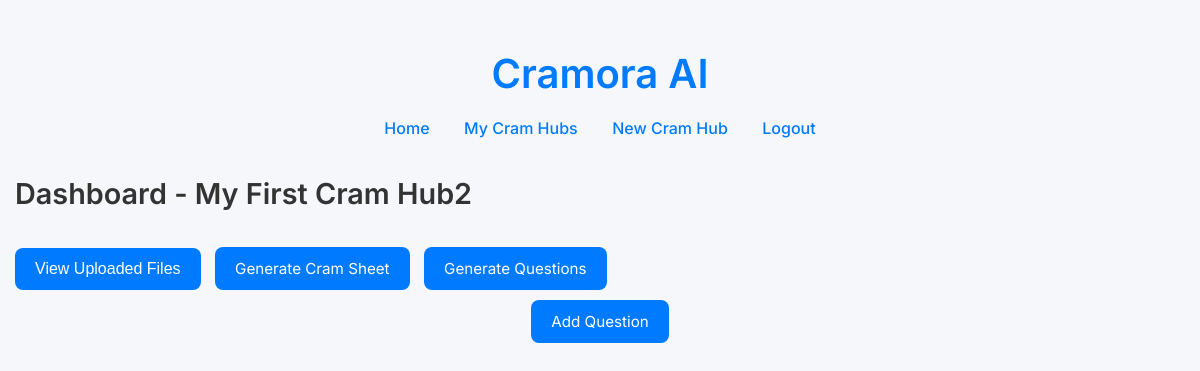
The app's page /cram-hub/1/ (signed in), older data.
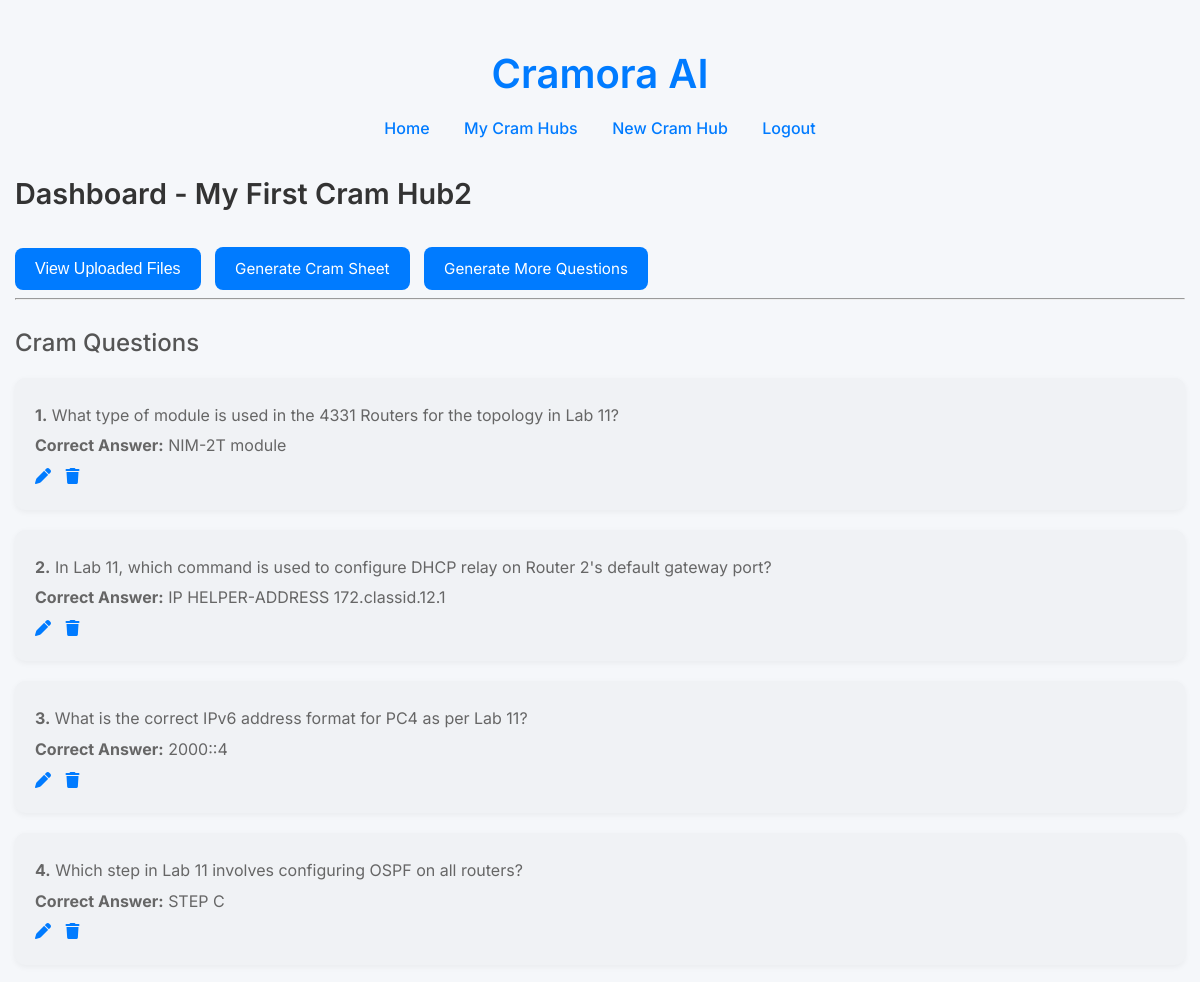
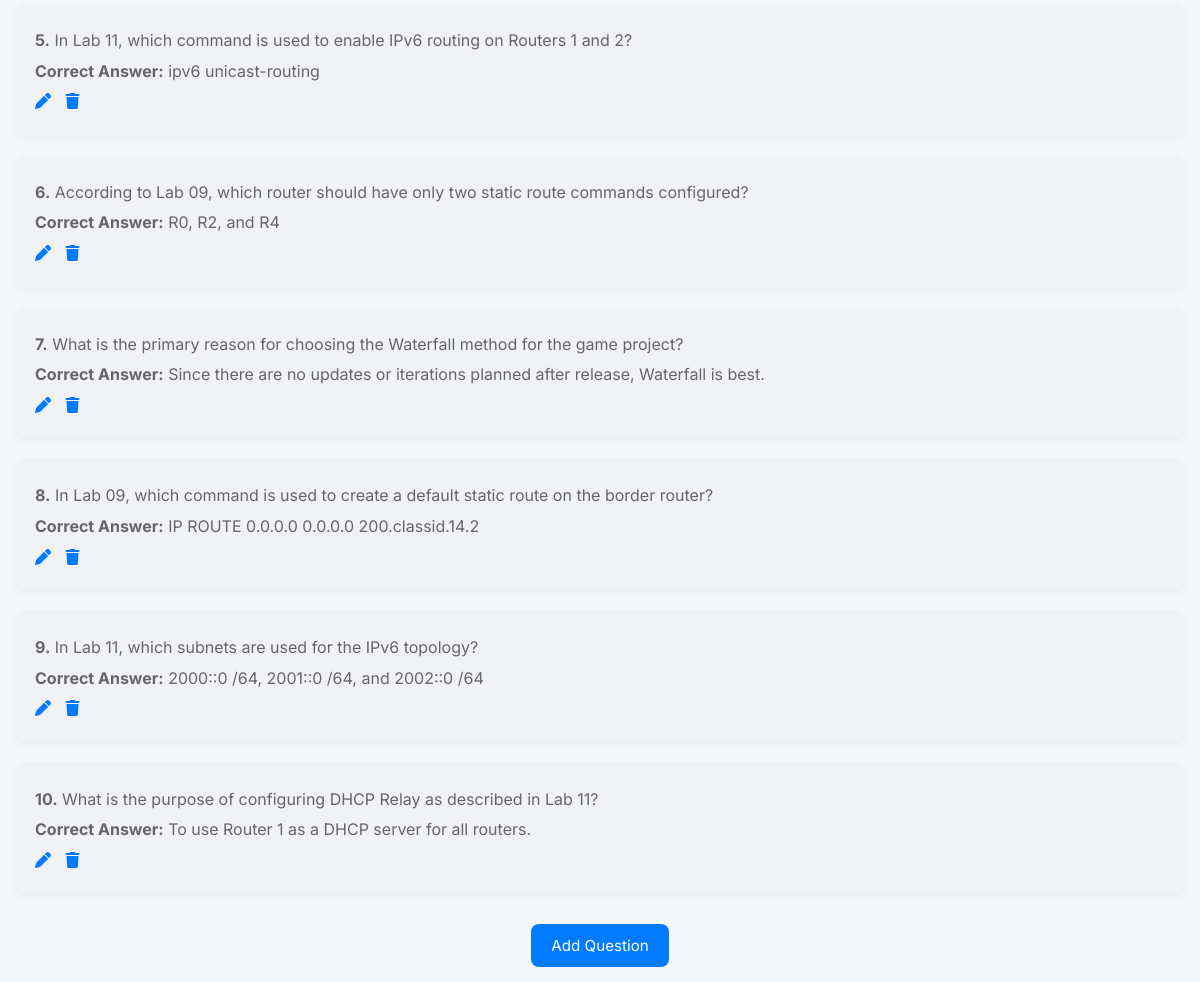
The same page, newer data (2 pictures, top to bottom).
### cram_app/models.py (models this page shows, shortened)
class CramHub(models.Model):
    user = models.ForeignKey(User, on_delete=models.CASCADE)
    title = models.CharField(max_length=255)
    created_at = models.DateTimeField(auto_now_add=True)

class TestQuestion(models.Model):
    cram_hub = models.ForeignKey('CramHub', on_delete=models.CASCADE, related_name='questions')
    question_text = models.TextField()
    correct_answer = models.CharField(max_length=255)
    wrong_answers = models.JSONField()
    created_at = models.DateTimeField(auto_now_add=True)

### cram_app/views.py (the view)
# urls.py: path("cram-hub/<int:hub_id>/", views.cram_hub_dashboard, name="cram_hub_dashboard"),
@login_required
def cram_hub_dashboard(request, hub_id):
    hub = get_object_or_404(CramHub, id=hub_id, user=request.user)
    return render(request, "cram_app/cram_hub_dashboard.html", {
        "hub": hub,
        "questions": hub.questions.all(),
        "show_questions": hub.questions.exists()
    })

### cram_app/templates/cram_app/cram_hub_dashboard.html (shortened to what this page needs)
{% extends 'cram_app/layout.html' %}
{% block content %}
  <h2>Dashboard - {{ hub.title }}</h2>
  <button onclick="openFileModal()">View Uploaded Files</button>
  <a href="{% url 'generate_cram_sheet' hub.id %}" class="button-link" style="margin-left: 10px;">Generate Cram Sheet</a>
  {% if show_questions %}
    <a href="{% url 'generate_test_questions' hub.id %}" class="button-link" style="margin-left: 10px;">Generate More Questions</a>
  {% else %}
    <a href="{% url 'generate_test_questions' hub.id %}" class="button-link" style="margin-left: 10px;">Generate Questions</a>
  {% endif %}
  {% if hub.questions.exists %}
  <hr>
  <h3>Cram Questions</h3>
  <div class="question-list">
    {% for q in hub.questions.all %}
      <div class="question-box">
        <p><strong>{{ forloop.counter }}.</strong> {{ q.question_text }}</p>
        <p><strong>Correct Answer:</strong> {{ q.correct_answer }}</p>
        <div>
            <a href="{% url 'edit_question' q.id %}" class="edit-link" title="Edit">
                <i class="fas fa-pen"></i>
            </a>
            <form action="{% url 'delete_question' q.id %}" method="post" style="display:inline;">
                <button type="submit" class="delete-link" title="Delete"><i class="fas fa-trash"></i></button>
            </form>
        </div>
      </div>
    {% endfor %}
  </div>
  {% endif %}
  <div class="center-wrapper">
    <a href="{% url 'generate_test_questions' hub.id %}" class="button-link" style="align-self: center;">Add Question</a>
  </div>
{% endblock %}

### cram_app/templates/cram_app/layout.html (shortened to what this page needs)
{% load static %}
<!DOCTYPE html>
<html lang="en">
<head>
  <link rel="stylesheet" href="https://cdnjs.cloudflare.com/ajax/libs/font-awesome/6.5.0/css/all.min.css">
  <link rel="stylesheet" href="{% static 'cram_app/style.css' %}">
</head>
<body>
  <div class="container">
    <header>
      <h1>Cramora AI</h1>
      {% if user.is_authenticated %}
      <nav>
        <a href="{% url 'home' %}" class="nav-link">Home</a>
        <a href="{% url 'my_cram_hubs' %}" class="nav-link">My Cram Hubs</a>
        <a href="{% url 'create_cram_hub' %}" class="nav-link">New Cram Hub</a>
        <form method="post" action="{% url 'logout' %}" style="display:inline;">
          <button type="submit" class="nav-link">Logout</button>
        </form>
      </nav>
      {% else %}
      <nav>
        <a href="{% url 'login' %}">Login</a> |
        <a href="{% url 'signup' %}">Sign Up</a>
      </nav>
      {% endif %}
    </header>
    <main>
      {% block content %}{% endblock %}
    </main>
  </div>
</body>
</html>

### cram_app/static/cram_app/style.css (style rules this page uses)
body { font-family: 'Inter', sans-serif; background-color: #f5f7fa; margin: 0; padding: 0; color: #333; line-height: 1.6; padding: 15px; }
header { margin-bottom: 30px; text-align: center; }
header h1 { font-size: 2.5rem; font-weight: 600; color: #007bff; margin-bottom: 10px; }
nav a { color: #007bff; text-decoration: none; margin: 0 15px; font-weight: 500; transition: color 0.3s ease; }
.nav-link { all: unset; display: inline-block; color: #007bff; font-weight: 500; margin: 0 15px; cursor: pointer; text-decoration: none; background-color: transparent; border: none; box-shadow: none; padding: 0; transition: color 0.3s ease, text-decoration 0.3s ease, transform 0.2s ease; }
button { background-color: #007bff; color: white; padding: 12px 20px; border: none; border-radius: 8px; cursor: pointer; font-size: 1rem; font-weight: 500; transition: background-color 0.3s ease, transform 0.2s ease; margin-top: 10px; }
h2 { font-size: 1.8rem; font-weight: 600; color: #333; margin-bottom: 20px; }
h3 { font-size: 1.5rem; font-weight: 500; color: #555; margin-bottom: 15px; }
p { font-size: 1rem; color: #666; margin-bottom: 20px; }
a.button-link { display: inline-block; background-color: #007bff; color: white; padding: 12px 20px; border-radius: 8px; text-decoration: none; font-size: 0.95rem; font-weight: 400; font-family: inherit; border: none; box-sizing: border-box; line-height: normal; cursor: pointer; transition: background-color 0.3s ease, transform 0.2s ease; margin-top: 10px; }
.question-box { background-color: #f0f2f5; padding: 20px; border-radius: 10px; margin-bottom: 20px; box-shadow: 0 2px 6px rgba(0, 0, 0, 0.05); }
.question-box p { margin: 5px 0; }
.edit-link { all: unset; margin-right: 10px; display: inline-block; color: #007bff; font-weight: 500; cursor: pointer; text-decoration: none; background-color: transparent; border: none; box-shadow: none; padding: 0; transition: color 0.3s ease, text-decoration 0.3s ease, transform 0.2s ease; }
.delete-link { all: unset; display: inline-block; color: #007bff; font-weight: 500; cursor: pointer; text-decoration: none; background-color: transparent; border: none; box-shadow: none; padding: 0; transition: color 0.3s ease, text-decoration 0.3s ease, transform 0.2s ease; }
.center-wrapper { display: flex; justify-content: center; align-items: center; }

Row changes from the older to the newer data that the page shows:
added TestQuestion: question_text "What type of module is used in the 4331 Routers for the topology in Lab 11?", correct_answer "NIM-2T module"
added TestQuestion: question_text "In Lab 11, which command is used to configure DHCP relay on Router 2's default gateway port?", correct_answer "IP HELPER-ADDRESS 172.classid.12.1"
added TestQuestion: question_text "What is the correct IPv6 address format for PC4 as per Lab 11?", correct_answer "2000::4"
added TestQuestion: question_text "Which step in Lab 11 involves configuring OSPF on all routers?", correct_answer "STEP C"
added TestQuestion: question_text "In Lab 11, which command is used to enable IPv6 routing on Routers 1 and 2?", correct_answer "ipv6 unicast-routing"
added TestQuestion: question_text "According to Lab 09, which router should have only two static route commands configured?", correct_answer "R0, R2, and R4"
added TestQuestion: question_text "What is the primary reason for choosing the Waterfall method for the game project?", correct_answer "Since there are no updates or iterations planned after release, Waterfall is best."
added TestQuestion: question_text "In Lab 09, which command is used to create a default static route on the border router?", correct_answer "IP ROUTE 0.0.0.0 0.0.0.0 200.classid.14.2"
added TestQuestion: question_text "In Lab 11, which subnets are used for the IPv6 topology?", correct_answer "2000::0 /64, 2001::0 /64, and 2002::0 /64"
added TestQuestion: question_text "What is the purpose of configuring DHCP Relay as described in Lab 11?", correct_answer "To use Router 1 as a DHCP server for all routers."
Text that changed along with them:
text no longer shown: "Generate Questions"
text now shown: "Generate More Questions Cram Questions"
